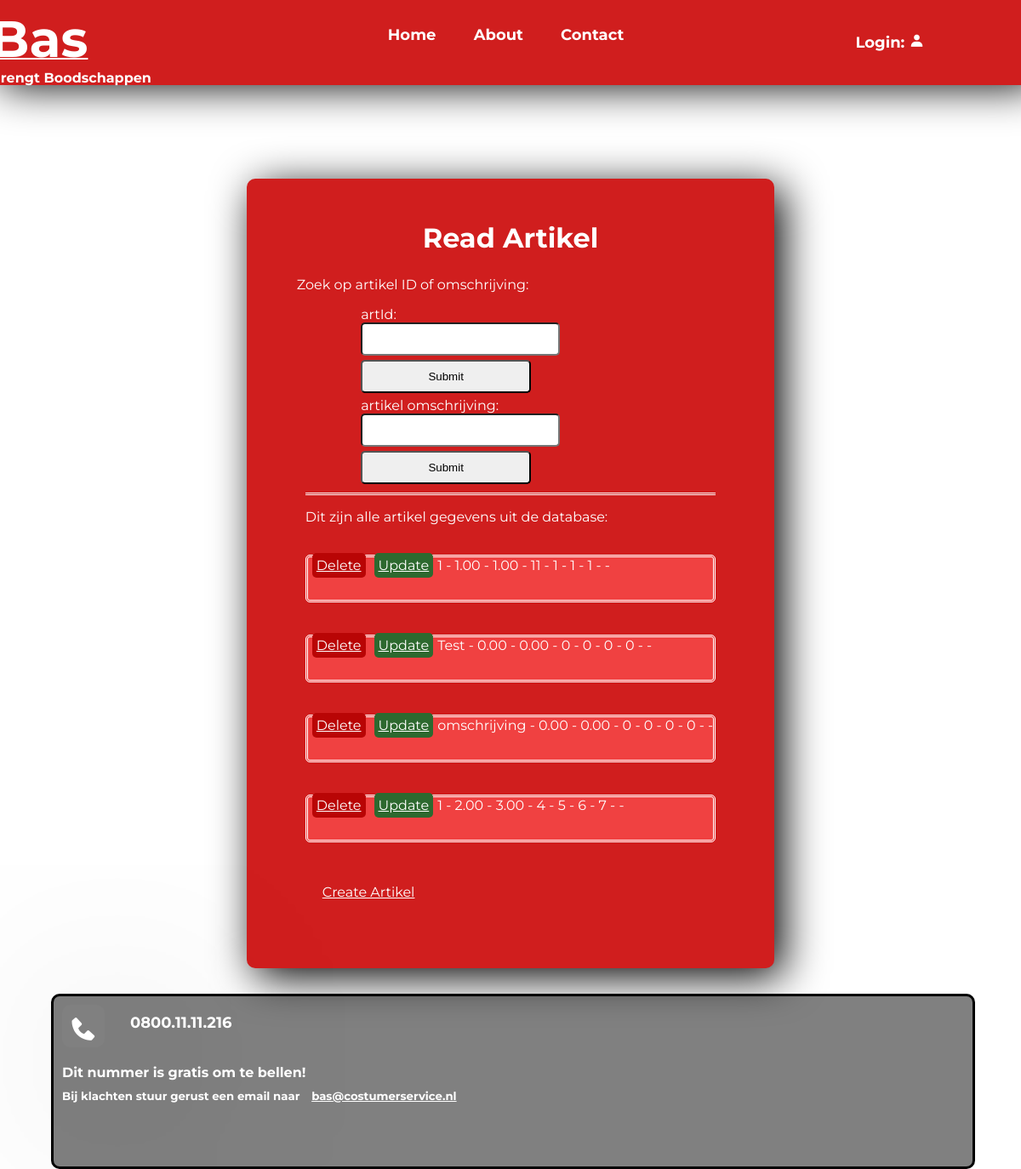
Page /artikelRead.php on the committed database.
### tables this page shows
CREATE TABLE `artikelen` (
  `artId` int(11) NOT NULL,
  `artOmschrijving` varchar(12) NOT NULL,
  `artInkoop` decimal(3,2) NOT NULL,
  `artVerkoop` decimal(3,2) NOT NULL,
  `artVoorraad` int(11) NOT NULL,
  `artMinVoorraad` int(11) NOT NULL,
  `artMaxVoorraad` int(11) NOT NULL,
  `artLocatie` int(11) DEFAULT NULL,
  `levId` int(11) NOT NULL
);

### Artikel.php (the view, shortened to what this page needs)
<?php
class Artikel {
    function __construct($artOmschrijving= NULL, $artInkoop= NULL, $artVerkoop= NULL, $artVoorraad= NULL, $artMinVoorraad= NULL, $artMaxVoorraad= NULL, $artLocatie= NULL, $levId= NULL) {
        $this->artOmschrijving = $artOmschrijving;
        $this->artInkoop = $artInkoop;
        $this->artVerkoop = $artVerkoop;
        $this->artVoorraad = $artVoorraad;
        $this->artMinVoorraad = $artMinVoorraad;
        $this->artMaxVoorraad = $artMaxVoorraad;
        $this->artLocatie = $artLocatie;
    }
    public function readArt() {
        require 'pureConnect.php';
        $sql = $conn->prepare('SELECT * FROM artikelen');
        $sql->execute();
        foreach($sql as $artikel) {
            $artikelObject = new Artikel($artikel['artOmschrijving'], $artikel['artInkoop'], $artikel['artVerkoop'], $artikel['artVoorraad'], $artikel['artMinVoorraad'], $artikel['artMaxVoorraad'], $artikel['artLocatie'], $artikel['levId']);
            echo '<br>';
            echo '<div class="readList">';
            echo '<a href="artikelDelete.php?action=delete&artId=' . $artikel['artId'] . '" class="deleteButton" onclick="return confirm(\'Are you sure you want to delete this artikel?\')">Delete</a>';
            echo '<a href="artikelUpdateForm.php?action=update&artId=' . $artikel['artId'] . '"class="updateButton">Update</a>';
            echo $artikelObject->artOmschrijving . ' - ';
            echo $artikelObject->artInkoop . ' - ';
            echo $artikelObject->artVerkoop . ' - ';
            echo $artikelObject->artVoorraad . ' - ';
            echo $artikelObject->artMinVoorraad . ' - ';
            echo $artikelObject->artMaxVoorraad . ' - ';
            echo $artikelObject->artLocatie . ' - ';
            echo $artikelObject->levId . ' - ';
            echo '</div>';
            echo '<br>';
        }
    }
}
?>

### style.css (style rules this page uses)
body { margin: 0; font-family: 'Montserrat', sans-serif; }
.deleteButton, #cancel { background-color: rgb(185, 5, 5); }
.updateButton { background-color: #2d692f; }
.readList { background-color: rgb(240, 65, 65); border-radius: 5px; height: 50px; border-color: white; border-style: double; }
a { color: white; }

### artikelRead.php (style rules this page uses)
a { margin: 5px; padding: 5px; border-radius: 5px; }

### rows in the picture
artikelen: artOmschrijving "1", artInkoop "1.00", artVerkoop "1.00", artVoorraad "11", artMinVoorraad "1", artMaxVoorraad "1", artLocatie "1"
artikelen: artOmschrijving "Test", artInkoop "0.00", artVerkoop "0.00", artVoorraad "0", artMinVoorraad "0", artMaxVoorraad "0", artLocatie "0"
artikelen: artOmschrijving "omschrijving", artInkoop "0.00", artVerkoop "0.00", artVoorraad "0", artMinVoorraad "0", artMaxVoorraad "0", artLocatie "0"
artikelen: artOmschrijving "1", artInkoop "2.00", artVerkoop "3.00", artVoorraad "4", artMinVoorraad "5", artMaxVoorraad "6", artLocatie "7"
